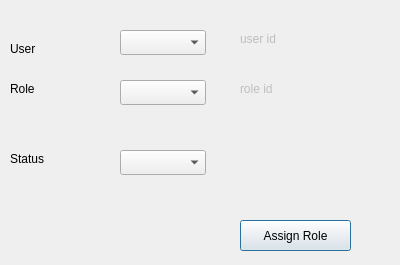
<?xml version="1.0" encoding="UTF-8"?>
<ui version="4.0">
 <class>Dialog</class>
 <widget class="QDialog" name="Dialog">
  <property name="geometry">
   <rect>
    <x>0</x>
    <y>0</y>
    <width>400</width>
    <height>265</height>
   </rect>
  </property>
  <property name="windowTitle">
   <string>Assign</string>
  </property>
  <widget class="QComboBox" name="CMB_userName">
   <property name="geometry">
    <rect>
     <x>120</x>
     <y>30</y>
     <width>86</width>
     <height>25</height>
    </rect>
   </property>
  </widget>
  <widget class="QLabel" name="User">
   <property name="geometry">
    <rect>
     <x>10</x>
     <y>40</y>
     <width>67</width>
     <height>17</height>
    </rect>
   </property>
   <property name="text">
    <string>User</string>
   </property>
  </widget>
  <widget class="QLabel" name="label_2">
   <property name="geometry">
    <rect>
     <x>10</x>
     <y>80</y>
     <width>67</width>
     <height>17</height>
    </rect>
   </property>
   <property name="text">
    <string>Role</string>
   </property>
  </widget>
  <widget class="QComboBox" name="CMB_roleName">
   <property name="geometry">
    <rect>
     <x>120</x>
     <y>80</y>
     <width>86</width>
     <height>25</height>
    </rect>
   </property>
  </widget>
  <widget class="QComboBox" name="CMB_userRoleStatus">
   <property name="geometry">
    <rect>
     <x>120</x>
     <y>150</y>
     <width>86</width>
     <height>25</height>
    </rect>
   </property>
  </widget>
  <widget class="QLabel" name="label_3">
   <property name="geometry">
    <rect>
     <x>10</x>
     <y>150</y>
     <width>67</width>
     <height>17</height>
    </rect>
   </property>
   <property name="text">
    <string>Status</string>
   </property>
  </widget>
  <widget class="QPushButton" name="BTN_assignRole">
   <property name="geometry">
    <rect>
     <x>240</x>
     <y>220</y>
     <width>111</width>
     <height>31</height>
    </rect>
   </property>
   <property name="text">
    <string>Assign Role</string>
   </property>
  </widget>
  <widget class="QLabel" name="LB_userID">
   <property name="enabled">
    <bool>false</bool>
   </property>
   <property name="geometry">
    <rect>
     <x>240</x>
     <y>30</y>
     <width>151</width>
     <height>17</height>
    </rect>
   </property>
   <property name="frameShape">
    <enum>QFrame::NoFrame</enum>
   </property>
   <property name="text">
    <string>user id</string>
   </property>
  </widget>
  <widget class="QLabel" name="LB_roleID">
   <property name="enabled">
    <bool>false</bool>
   </property>
   <property name="geometry">
    <rect>
     <x>240</x>
     <y>80</y>
     <width>141</width>
     <height>17</height>
    </rect>
   </property>
   <property name="frameShape">
    <enum>QFrame::NoFrame</enum>
   </property>
   <property name="text">
    <string>role id</string>
   </property>
  </widget>
 </widget>
 <resources/>
 <connections/>
</ui>
